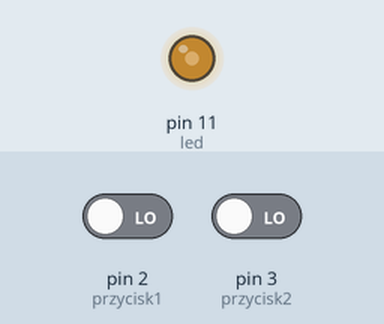
This sketch was run on a simulated Arduino Uno, built with avr-gcc and run on an emulated ATmega328P. Shown: output pins drawn as LEDs (lit = HIGH). The test bench sets the inputs (shaded band); at power-on: pin 2 (przycisk1) LOW, pin 3 (przycisk2) LOW.

Above: at 0.1 s.
Timing chart, 0 to 1.6 s (numbered marks = the images above):
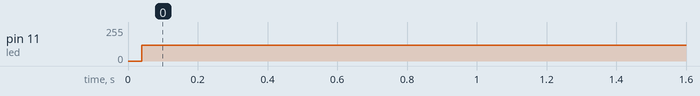

The sketch:

podwojny_przycisk.ino
```cpp
int przycisk1 = 2;
int przycisk2 = 3;
int led = 11;

void setup() {
pinMode(przycisk1, INPUT);
pinMode(przycisk2, INPUT);
pinMode(led, OUTPUT);
}

void loop() {
if (digitalRead(przycisk1) == HIGH)
 {
 digitalWrite(led, HIGH);
 }
else {
 digitalWrite(led, HIGH);
}


if (digitalRead(przycisk2) == HIGH)
{
digitalWrite(led, LOW);
}
else {
digitalWrite(led, LOW);
}
}
```

Measured:
- by itself, pin 11 (led): 0/255 → 120/255 at 0.04 s
